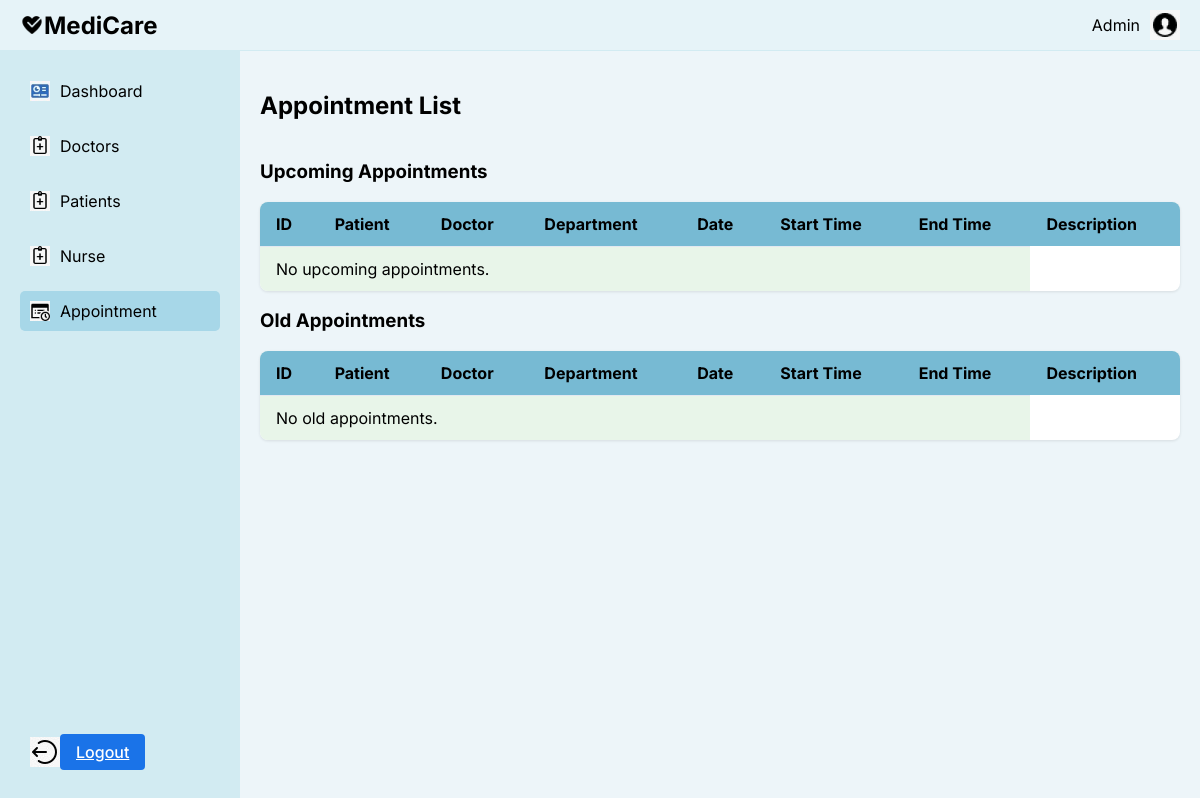
/accounts/ad_app/, run on an earlier commit of the app's database.
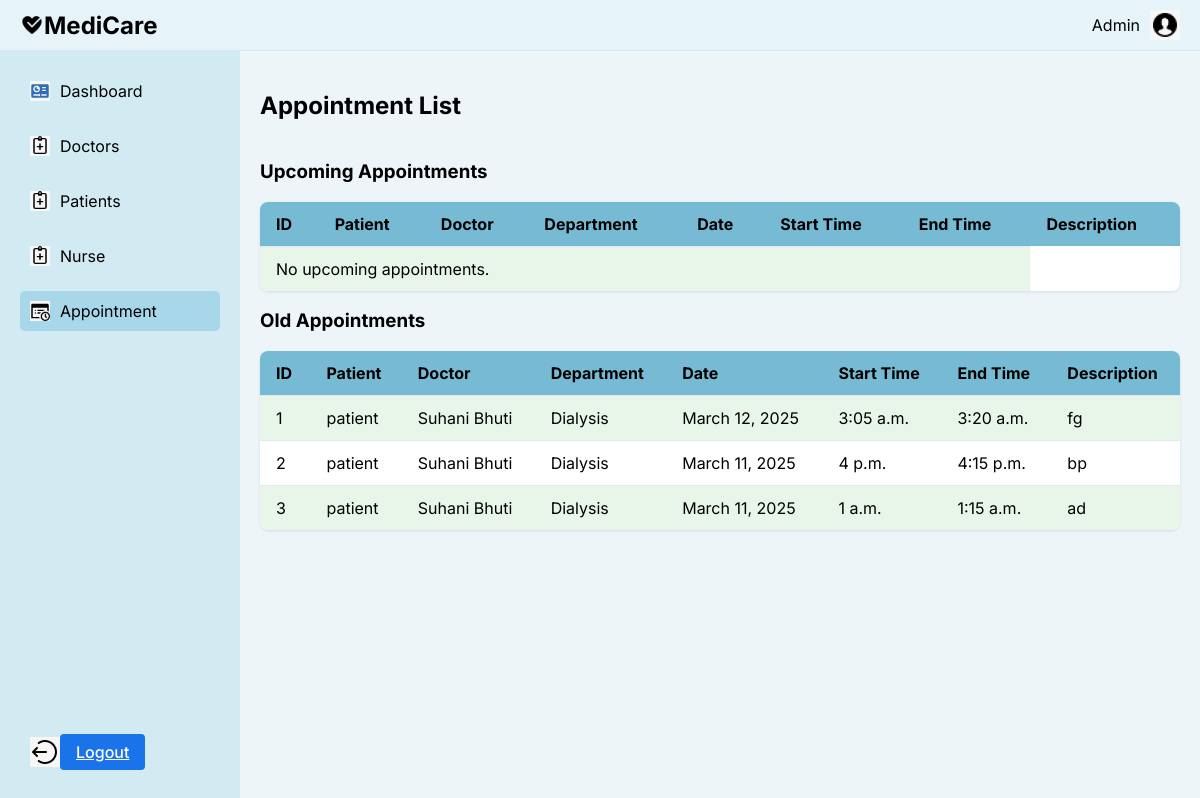
And on a later commit of the database.
### accounts/models.py (models this page shows, shortened)
class Appointment(models.Model):
    doctor = models.ForeignKey(StaffD, on_delete=models.CASCADE)
    patient = models.ForeignKey(User, on_delete=models.CASCADE)
    date = models.DateField()
    start_time = models.TimeField()
    end_time = models.TimeField()
    description = models.TextField()
    class Meta:
        unique_together = ('doctor', 'date', 'start_time')

class User(AbstractUser):
    PATIENT = 'patient'
    DOCTOR = 'doctor'
    NURSE = 'nurse'
    ADMIN = 'admin'
    ROLE_CHOICES = [
        (PATIENT, 'Patient'),
        (DOCTOR, 'Doctor'),
        (NURSE, 'Nurse'),
        (ADMIN, 'Admin'),
    ]
    role = models.CharField(max_length=10, choices=ROLE_CHOICES, default=PATIENT)

class StaffD(models.Model):
    user = models.OneToOneField(User, on_delete=models.CASCADE, related_name='staff_profile', default=1)
    full_name = models.CharField(max_length=100)
    email = models.EmailField(unique=True, null=True, blank=True)
    mobile_number = models.CharField(max_length=15)
    gender = models.CharField(max_length=10)
    age = models.PositiveIntegerField()
    department = models.CharField(max_length=50)
    specialization = models.CharField(max_length=100)
    qualification = models.CharField(max_length=100)
    years_of_experience = models.CharField(max_length=10)

### accounts/views.py (the view)
# urls.py: path('ad_app/', views.ad_app, name='ad_app'),
def ad_app(request):
    current_time = timezone.now()
    upcoming_appointments = Appointment.objects.filter(
        date__gt=current_time.date()
    ).exclude(
        date=current_time.date(), start_time__lte=current_time.time()
    ).order_by('date', 'start_time')
    old_appointments = Appointment.objects.filter(
        date__lt=current_time.date()
    ).exclude(
        date=current_time.date(), start_time__gt=current_time.time()
    ).order_by('-date', '-start_time')
    context = {
        'upcoming_appointments': upcoming_appointments,
        'old_appointments': old_appointments,
    }
    return render(request, 'accounts/ad_app.html', context)

### accounts/context_processors.py (called while the page is built)
def media_url(request):
    return {
        'MEDIA_URL': settings.MEDIA_URL,
    }

### templates/accounts/ad_app.html (shortened to what this page needs)
<!DOCTYPE html>
<html lang="en">
<head>
</head>
<body>
    <div class="container">
        <div class="navbar">
            <a href="#" class="logo">
                <img src="{{ MEDIA_URL }}Heart Health.png" alt="MediCare" width="24" height="24">
                MediCare
            </a>
            <div class="admin-profile">
                <span>Admin</span>
                <img src="{{ MEDIA_URL }}Male User.png" alt="Admin" width="30" height="30">
            </div>
        </div>
        <div class="content">
            <div class="sidebar">
                <a href="{% url 'admin_dash' %}" class="menu-item">
                    <img src="{{ MEDIA_URL }}Control Panel.png" alt="">
                    Dashboard
                </a>
                <a href="{% url 'ad_doc' %}" class="menu-item">
                    <img src="{{ MEDIA_URL }}Treatment.png" alt="">
                    Doctors
                </a>
                <a href="{% url 'ad_pat' %}" class="menu-item">
                    <img src="{{ MEDIA_URL }}Treatment.png" alt="">
                    Patients
                </a>
                <a href="{% url 'ad_nurse' %}" class="menu-item">
                    <img src="{{ MEDIA_URL }}Treatment.png" alt="">
                    Nurse
                </a>
                <a href="#" class="menu-item active">
                    <img src="{{ MEDIA_URL }}Timesheet.png" alt="">
                    Appointment
                </a>
                <div class="logout">
                    <img src="{{ MEDIA_URL }}Logout Rounded Left.png" alt="Logout Icon">
                    <a href="{% url "logouts" %}" class='btn btn-primary'> Logout </a>
                </div>
            </div>
            <div class="main-content">
                <div class="section-header">
                    <h2>Appointment List</h2>
                </div>
                <h3>Upcoming Appointments</h3>
                <div class="table-container">
                    <table>
                        <thead>
                            <tr>
                                <th>ID</th>
                                <th>Patient</th>
                                <th>Doctor</th>
                                <th>Department</th>
                                <th>Date</th>
                                <th>Start Time</th>
                                <th>End Time</th>
                                <th>Description</th>
                            </tr>
                        </thead>
                        <tbody>
                            {% for appointment in upcoming_appointments %}
                            <tr>
                                <td>{{ forloop.counter }}</td>
                                <td>{{ appointment.patient.username }}</td>
                                <td>{{ appointment.doctor.full_name }}</td>
                                <td>{{ appointment.doctor.department }}</td>
                                <td>{{ appointment.date }}</td>
                                <td>{{ appointment.start_time }}</td>
                                <td>{{ appointment.end_time }}</td>
                                <td>{{ appointment.description }}</td>
                            </tr>
                            {% empty %}
                            <tr>
                                <td colspan="7">No upcoming appointments.</td>
                            </tr>
                            {% endfor %}
                        </tbody>
                    </table>
                </div>
                <h3>Old Appointments</h3>
                <div class="table-container">
                    <table>
                        <thead>
                            <tr>
                                <th>ID</th>
                                <th>Patient</th>
                                <th>Doctor</th>
                                <th>Department</th>
                                <th>Date</th>
                                <th>Start Time</th>
                                <th>End Time</th>
                                <th>Description</th>
                            </tr>
                        </thead>
                        <tbody>
                            {% for appointment in old_appointments %}
                            <tr>
                                <td>{{ forloop.counter }}</td>
                                <td>{{ appointment.patient.username }}</td>
                                <td>{{ appointment.doctor.full_name }}</td>
                                <td>{{ appointment.doctor.department }}</td>
                                <td>{{ appointment.date }}</td>
                                <td>{{ appointment.start_time }}</td>
                                <td>{{ appointment.end_time }}</td>
                                <td>{{ appointment.description }}</td>
                            </tr>
                            {% empty %}
                            <tr>
                                <td colspan="7">No old appointments.</td>
                            </tr>
                            {% endfor %}
                        </tbody>
                    </table>
                </div>
            </div>
        </div>
    </div>
</body>
</html>

### templates/accounts/ad_app.html (style rules this page uses)
body, html { font-family: 'Inter', 'Poppins', sans-serif; margin: 0; padding: 0; height: 100%; background-color: #f0f8ff; }
.container { display: flex; flex-direction: column; height: 100%; }
.navbar { background-color: #e6f3f8; padding: 10px 20px; display: flex; justify-content: space-between; align-items: center; border-bottom: 1px solid #d2ebf2; }
.logo { font-size: 24px; font-weight: bold; display: flex; align-items: center; color: #000; text-decoration: none; }
.admin-profile { display: flex; align-items: center; gap: 10px; }
.content { display: flex; flex: 1; }
.sidebar { width: 200px; background-color: #D2EBF2; padding: 20px; display: flex; flex-direction: column; }
.menu-item { margin-bottom: 15px; padding: 10px; cursor: pointer; display: flex; align-items: center; text-decoration: none; color: #000; }
.menu-item.active { background-color: #a7d7e8; border-radius: 5px; }
.menu-item img { width: 20px; height: 20px; margin-right: 10px; }
.main-content { flex-grow: 1; padding: 20px; background-color: #edf5f9; }
.section-header { display: flex; justify-content: space-between; align-items: center; margin-bottom: 20px; }
.table-container { background-color: white; border-radius: 8px; overflow: hidden; box-shadow: 0 1px 3px rgba(0,0,0,0.1); }
table { width: 100%; border-collapse: collapse; }
th { background-color: #77bad3; padding: 12px 16px; text-align: left; color: #000000; }
td { padding: 12px 16px; border-top: 1px solid #e2e8f0; }
tr:nth-child(odd) { background-color: #e8f5e9; }
.logout { margin-top: auto; padding: 10px; cursor: pointer; display: flex; align-items: center; }
.btn { padding: 0.5rem 1rem; border-radius: 4px; cursor: pointer; border: none; font-weight: 500; }
.btn-primary { background: #1a73e8; color: white; }

What changed in the data, as far as the page shows it:
added Appointment: patient.username "patient", doctor.full_name "Suhani Bhuti", doctor.department "Dialysis", date "March 12, 2025", start_time "3:05 a.m.", end_time "3:20 a.m.", description "fg"
added Appointment: patient.username "patient", doctor.full_name "Suhani Bhuti", doctor.department "Dialysis", date "March 11, 2025", start_time "4 p.m.", end_time "4:15 p.m.", description "bp"
added Appointment: patient.username "patient", doctor.full_name "Suhani Bhuti", doctor.department "Dialysis", date "March 11, 2025", start_time "1 a.m.", end_time "1:15 a.m.", description "ad"
Also different on the page:
text no longer shown: "No old appointments."
